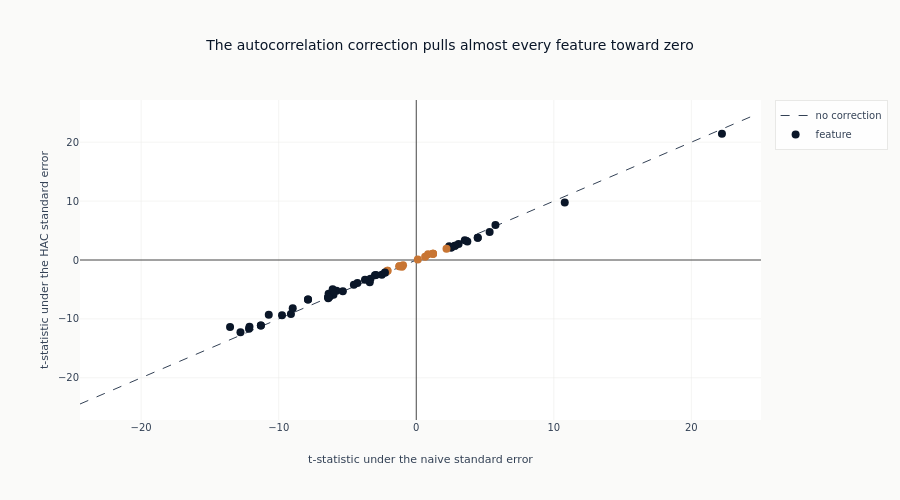

Source (notebook cell):
### Markdown cell above
### The HAC correction against the naive one

### Code cell
fig = go.Figure()
_max_t = max(abs(eval_summary["naive_tstat"]).max(), abs(eval_summary["hac_tstat"]).max()) * 1.1
fig.add_trace(
    go.Scatter(
        x=[-_max_t, _max_t],
        y=[-_max_t, _max_t],
        mode="lines",
        line=dict(dash="dash", color=COLORS["neutral"], width=1),
        name="no correction",
        hoverinfo="skip",
    )
)
fig.add_trace(
    go.Scatter(
        x=eval_summary["naive_tstat"].to_list(),
        y=eval_summary["hac_tstat"].to_list(),
        mode="markers",
        text=eval_summary["feature"].to_list(),
        name="feature",
        marker=dict(
            color=[
                COLORS["blue"] if s else COLORS["copper"]
                for s in eval_summary["significant_fdr05"].to_list()
            ],
            size=8,
        ),
    )
)
fig.update_layout(
    title="The autocorrelation correction pulls almost every feature toward zero",
    xaxis_title="t-statistic under the naive standard error",
    yaxis_title="t-statistic under the HAC standard error",
    height=500,
)
fig.show()

### Figure 1 — Plotly figure (JSON) as saved in the notebook; plotly's stock layout.template omitted (floating-point values rounded to 4 significant figures)
{"data": [{"hoverinfo": "skip", "line": {"color": "#334155", "dash": "dash", "width": 1}, "mode": "lines", "name": "no correction", "type": "scatter", "x": [-24.45, 24.45], "y": [-24.45, 24.45]}, {"marker": {"color": ["#0a1628", "#0a1628", "#0a1628", "#0a1628", "#0a1628", "#0a1628", "#0a1628", "#0a1628", "#0a1628", "#0a1628", "#0a1628", "#0a1628", "#0a1628", "#0a1628", "#C87533", "#C87533", "#C87533", "#C87533", "#C87533", "#C87533", "#C87533", "#C87533", "#C87533", "#C87533", "#C87533", "#0a1628", "#0a1628", "#C87533", "#C87533", "#0a1628", "#0a1628", "#0a1628", "#0a1628", "#0a1628", "#0a1628", "#0a1628", "#0a1628", "#0a1628", "#0a1628", "#0a1628", "#0a1628", "#0a1628", "#0a1628", "#0a1628", "#0a1628", "#0a1628", "#0a1628", "#0a1628", "#0a1628", "#0a1628", "#0a1628", "#0a1628", "#0a1628", "#0a1628", "#0a1628", "#0a1628", "#0a1628", "#0a1628", "#0a1628", "#0a1628", "#0a1628", "#0a1628"], "size": 8}, "mode": "markers", "name": "feature", "text": ["volume_ratio", "contrarian_composite", "quality_composite", "past_ret_12m_skip", "sharpe_252d", "sharpe_rank_252d", "dist_from_52w_high", "mom12m_x_liq", "sharpe_189d", "past_ret_252d", "mom_rank_252d", "mom_x_liq", "sharpe_126d", "sharpe_rank_126d", "past_ret_189d", "past_ret_126d", "mom_rank_126d", "mom_zscore_6m", "liq_rank", "momentum_composite", "sma_ratio_200", "adx_14", "vol_ratio_short", "sharpe_63d", "sharpe_rank_63d", "vol_ratio_medium", "mom_accel_short", "past_ret_63d", "mom_rank_63d", "macd_pct", "sharpe_42d", "sma_ratio_100", "illiq_rank", "dist_from_52w_low", "past_ret_42d", "mom_accel_medium", "mom_accel_long", "sharpe_21d", "cci_20", "sma_ratio_50", "mom_rev_spread", "past_ret_21d", "mom_rank_21d", "rsi_14", "rsi_rank", "past_ret_10d", "natr_14", "ema_ratio_26", "rsi_7", "sma_ratio_20", "vol_21d", "vol_252d", "vol_126d", "vol_63d", "vol_rank", "vol_zscore", "past_ret_5d", "reversal_rank", "stoch_k_14", "kama_ratio_10", "ema_ratio_12", "sma_ratio_10"], "type": "scatter", "x": [22.22, 10.79, 5.758, 5.335, 4.47, 4.47, 3.077, 3.529, 3.715, 2.816, 2.816, 2.394, 2.54, 2.54, 2.198, 1.219, 1.219, 1.219, 0.8585, 0.6453, 0.1117, -0.9588, -1.037, -1.228, -1.228, -2.503, -2.244, -2.092, -2.092, -2.276, -3.004, -2.933, -3.38, -3.329, -3.729, -4.276, -4.536, -5.945, -6.372, -5.795, -6.077, -6.33, -6.33, -7.87, -7.87, -9.111, -5.338, -8.981, -10.72, -9.761, -6.398, -6.019, -6.285, -6.397, -6.397, -6.397, -11.3, -11.3, -13.54, -12.16, -12.13, -12.78], "y": [21.43, 9.751, 5.935, 4.755, 3.78, 3.78, 2.702, 3.366, 3.143, 2.426, 2.426, 2.338, 2.139, 2.139, 1.906, 1.054, 1.054, 1.054, 0.9743, 0.5539, 0.0956, -0.9026, -1.136, -1.041, -1.041, -2.524, -2.102, -1.833, -1.833, -2.125, -2.578, -2.537, -3.783, -3.177, -3.343, -3.893, -4.196, -5.263, -5.73, -5.224, -4.947, -5.991, -5.991, -6.725, -6.725, -9.147, -5.32, -8.208, -9.303, -9.387, -6.493, -5.903, -6.183, -6.341, -6.341, -6.341, -11.13, -11.13, -11.39, -11.66, -11.34, -12.26]}], "layout": {"height": 500, "title": {"text": "The autocorrelation correction pulls almost every feature toward zero"}, "xaxis": {"title": {"text": "t-statistic under the naive standard error"}}, "yaxis": {"title": {"text": "t-statistic under the HAC standard error"}}}}
